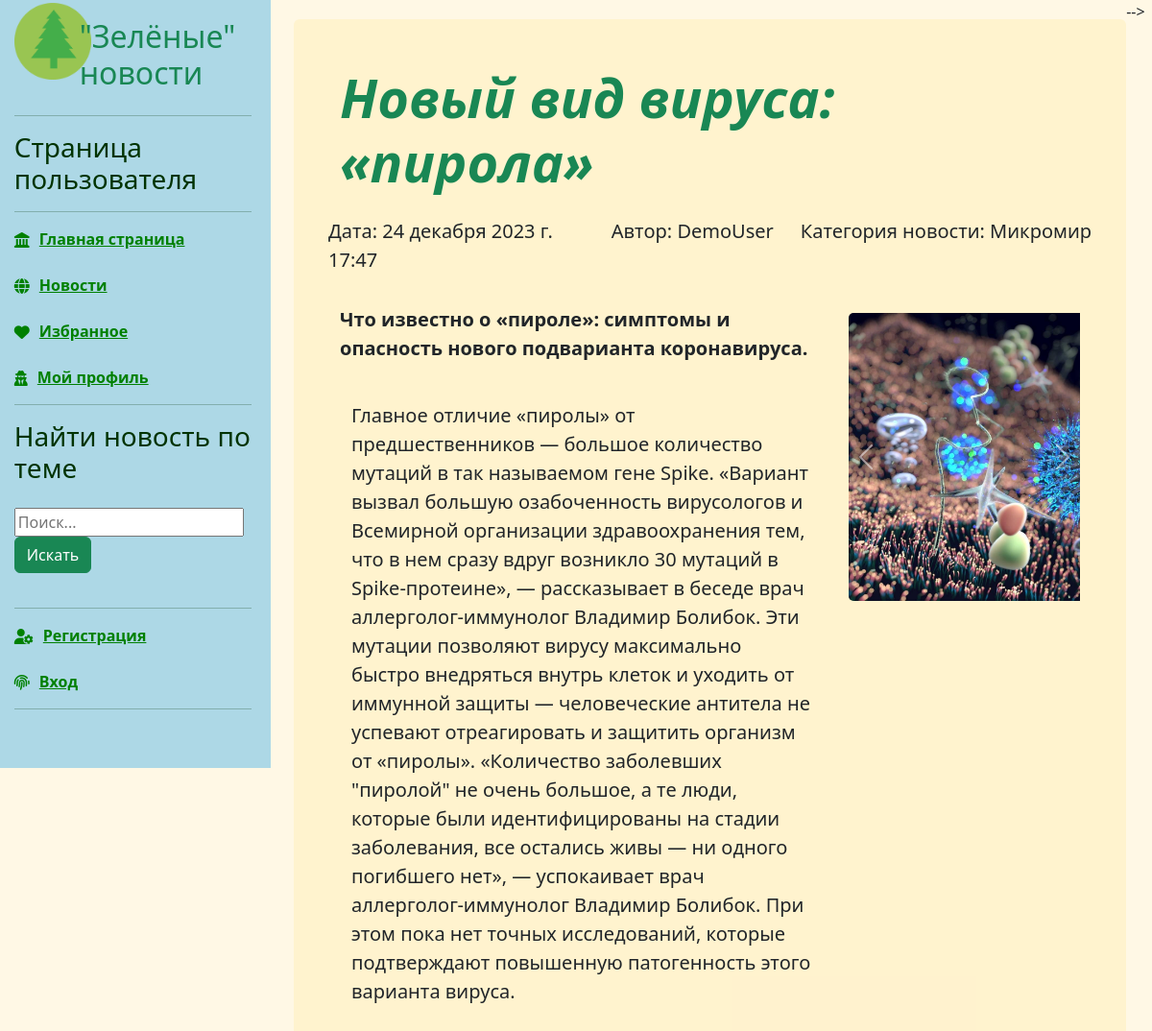
/news/5, run on the app's committed database.
### news/models.py (models this page shows, shortened)
class Article(models.Model):
    categories = (('A', 'Животные'),
                  ('P', 'Растения'),
                  ('M', 'Микромир'),
                  ('W', 'Вода'),
                  ('N', 'Природа'))
    author = models.ForeignKey(User, on_delete=models.CASCADE, null=True)
    title = models.CharField('Название', max_length=50, default='') #указывать длину обязательно#
    anouncement = models.TextField('Аннотация', max_length=250) #можно не указывать длину#
    text = models.TextField('Текст новости')
    date = models.DateTimeField('Дата публикации', auto_now=True) # auto_now=True - автоизменение новости auto_create=True - автосоздание новости#
    category = models.CharField(choices=categories, max_length=20, verbose_name='Категории')
    tags = models.ManyToManyField( to=Tag, blank=True, verbose_name='Теги')
    status = models.BooleanField(default=True)
    objects = models.Manager()
    published = PublishedToday()
    class Meta:
        ordering = ['title','date']
        verbose_name= 'Новость'
        verbose_name_plural='Новости'
    class Meta:
        ordering = ['date','title']
        verbose_name ='Новость'
        verbose_name_plural ='Новости'

class Image(models.Model):
    article = models.ForeignKey(Article, on_delete=models.CASCADE)
    title = models.CharField(max_length=50, blank=True)
    image = models.ImageField(default='default1.jpg', null=True, upload_to='images/') #лучше добавить поле default !!!
    class Meta:
        ordering = ['title']
        verbose_name = 'Картинка'
        verbose_name_plural = 'Картинки'

### news/views.py (the view)
# urls.py: path('<int:pk>', views.ArticleDetailView.as_view(), name='news_detail2'),  # отображение новости через дженерик
class ArticleDetailView(ViewCountMixin, DetailView):
    model = Article
    template_name = 'news/new_single.html'
    context_object_name = 'article'
    def get_context_data(self, **kwargs):
        context = super().get_context_data(**kwargs)
        current_object = self.object
        images = Image.objects.filter(article=current_object)
        context['images'] = images
        return context

### news/utils.py (called while the page is built)
def get_client_ip(request):
    x_forwrded_for = request.META.get('HTTP_X_FORWARDED_FOR')
    if x_forwrded_for:
        ip = x_forwrded_for.split(',')[0]
    else:
        ip = request.META.get('REMOTE_ADDR')
    return ip

    def get_object(self):
        obj = super().get_object()
        ip_address = get_client_ip(self.request)
        ViewCount.objects.get_or_create(article=obj, ip_address=ip_address)
        return obj

### users/templatetags/users_extras.py (called while the page is built)
@register.filter(name="has_group")
def has_group(user,group_name):
    return user.groups.filter(name=group_name).exists()

### news/templates/news/new_single.html (shortened to what this page needs)
{% extends 'main/base.html' %}
{% load static %}
{% load bootstrap5 %}
{% load users_extras %}
{% block sidebar %} {% include 'users/user_panel.html' %} {% endblock %}
{% block content %}
-->
<div class="single_news">
    <div class="p-4 p-md-5 rounded bg-warning bg-opacity-10">
        <div class="col-md-12 px-0">
            <h1 class="display-4 fst-italic fw-bold text-success"> {{ article.title }} </h1>
        </div>
        <div class="row">
            <div class="col-md-4 lead px-0 my-3">Дата: {{ article.date }}</div>
            <div class="col-md-3 lead px-0 my-3 text-end">Автор: {{ article.author }}</div>
            <div class="col-md-5 lead px-0 my-3 text-end">Категория новости: {{ article.get_category_display }}</div>
        </div>
        <div class="row">
            <div class="col-8 ">
                <p class="lead my-3 fw-bold">{{ article.anouncement }}</p></br>
                 <div class="container-fluid">
                     <p class="lead mb-0">{{ article.text }}</p>
                 </div>
            </div>
            <div class="col-4 ">
                {% if article.image_set.all %}
                <div id="carouselControls" class="carousel slide" data-ride="carousel">
                    <div class="carousel-inner" role="listbox" style=" width:auto; height: 300px !important;">
                        {% for image in article.image_set.all %}
                        <div class="carousel-item {% if forloop.counter == 1 %} active {% endif %}">
                            <img class="d-block" src="{{ image.image.url }}"
                                 style="margin:auto; height:300px; width:auto; border-radius:5px;">
                        </div>
                        {% endfor %}
                    </div>
                    <a class="carousel-control-prev" href="#carouselControls" role="button" data-slide="prev">
                        <span class="carousel-control-prev-icon" aria-hidden="true"></span>
                    </a>
                    <a class="carousel-control-next" href="#carouselControls" role="button" data-slide="next">
                        <span class="carousel-control-next-icon" aria-hidden="true"></span>
                    </a>
                </div>
                {% endif%}
            </div>
        </div>
    </div>
</div>
{% endblock %}

### main/static/main/css/style.css (style rules this page uses)
body { background-color: #FFFFFF; }
a { text-decoration:underline; color:green; }
body .single_news { margin-top:20px; float: left; width: 97%; }

### data on the page
Article: title "Новый вид вируса: «пирола»", date "24 декабря 2023 г. 17:47", author "DemoUser", category "Микромир", anouncement "Что известно о «пироле»: симптомы и опасность нового подварианта коронавируса.", text "Главное отличие «пиролы» от предшественников — большое количество мутаций в так называемом гене Spike. «Вариант вызвал большую озабоченность вирусологов и Всемирной организации здравоохранения тем, что в нем сразу вдруг возникло 30 мутаций в Spike-протеине», — рассказывает в беседе врач аллерголог-иммунолог Владимир Болибок. Эти мутации позволяют вирусу максимально быстро внедряться внутрь клеток и уходить от иммунной защиты — человеческие антитела не успевают отреагировать и защитить организм от «пиролы». «Количество заболевших \"пиролой\" не очень большое, а те люди, которые были идентифицированы на стадии заболевания, все остались живы — ни одного погибшего нет», — успокаивает врач…"
Image: image (picture)
